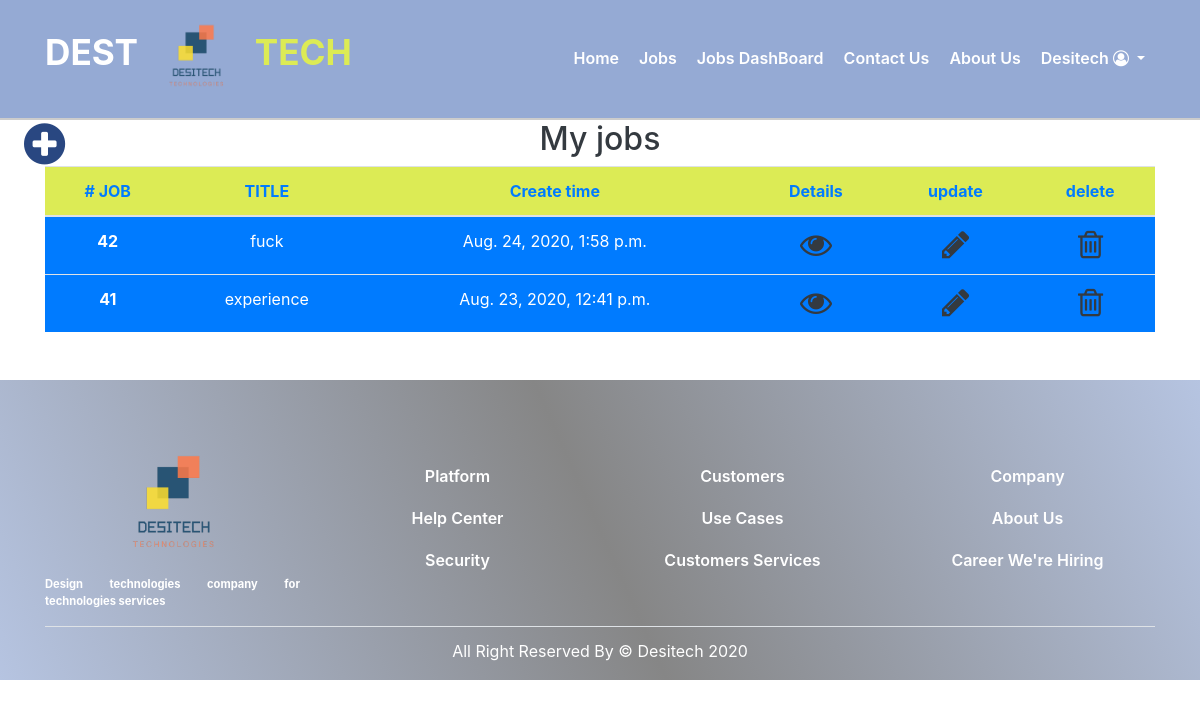
The app's page /jobs/myjobs/ (signed in), older data.
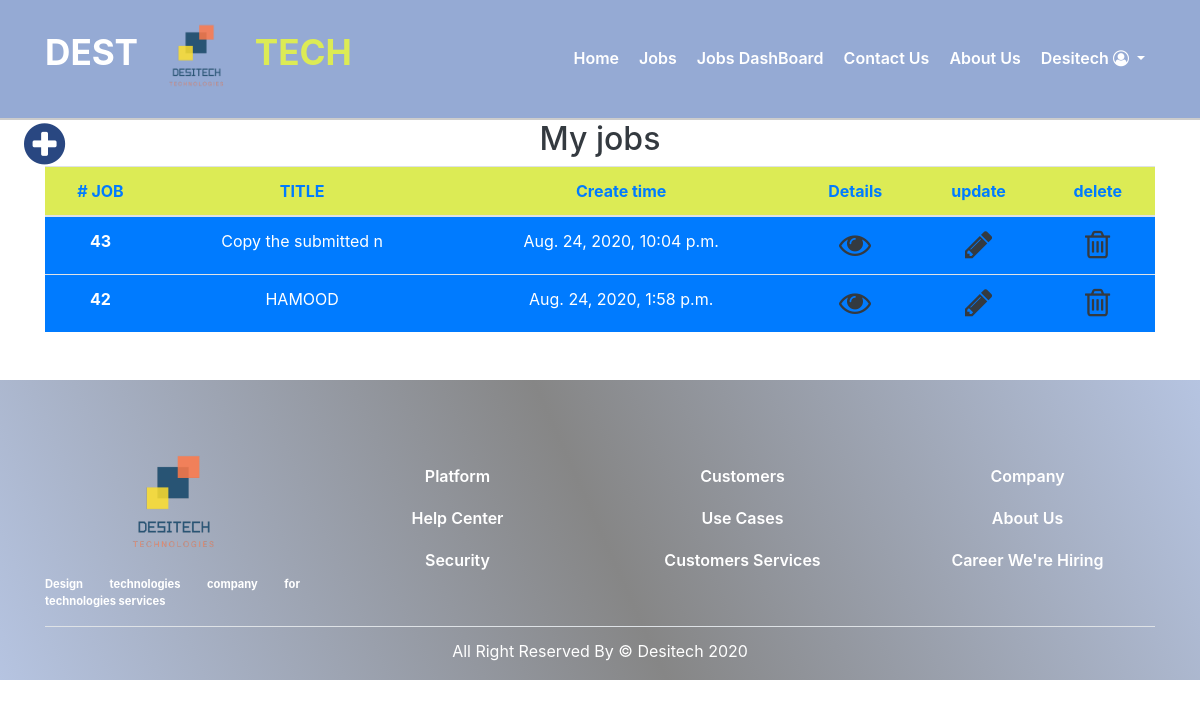
The same page, newer data.
### accounts/models/User.py (models this page shows, shortened)
class User (AbstractBaseUser , PermissionsMixin):
    email = models.EmailField(unique=True , null=False)
    is_staff = models.BooleanField(default=True)
    is_active = models.BooleanField(default=True)
    is_superuser = models.BooleanField(default=False)
    COMPANY = 1
    JOB_SEEKER = 2
    REQUIRED_FIELDS = ['user_type']
    USERNAME_FIELD = 'email'
    _TYPE = ((COMPANY , 'company') , (JOB_SEEKER , 'job_seeker') )
    user_type  = models.PositiveSmallIntegerField (choices=_TYPE  )
    @property
    def is_company (self):
        if self.user_type == 1:
            return True
        return False
    objects = UserManager ()

### accounts/models/CompanyProfile.py (models this page shows)
class Company_profile (models.Model):
    user = models.OneToOneField(settings.AUTH_USER_MODEL, on_delete=models.CASCADE , primary_key=True)
    Name =models.CharField(max_length=50 )
    country = models.ForeignKey(Country, on_delete=models.SET_NULL , null=True)
    city = models.ForeignKey(City, on_delete=models.SET_NULL , null=True)
    street = models.CharField(max_length=128 , null=True)
    building_number = models.IntegerField(null=True)
    zip_code =  models.CharField("ZIP / Postal code", max_length=12, null=True)
    phone_regex = RegexValidator(regex=r'^\+?1?\d{9,15}$',
                    message="Phone number must be entered in the format: '+999999999'. Up to 15 digits allowed.")
    phone_number = models.CharField( validators=[phone_regex] , max_length=17 , null=True)
    mobile_number = models.CharField( validators=[phone_regex] ,max_length=17 , null=True)

### jobs/models.py (models this page shows, shortened)
class Job (models.Model):
    publish_By =models.ForeignKey(User , on_delete=models.CASCADE)
    title = models.CharField(max_length=50)
    abstract = models.TextField()
    skills = models.TextField()
    description = models.TextField()
    country = models.ForeignKey(Country, on_delete=models.SET_NULL, null=True)
    city = models.ForeignKey(City, on_delete=models.SET_NULL, null=True)
    date = models.DateTimeField(auto_now_add=True)
    job_manger = models.Manager()

### jobs/views/MyJobs.py (the view)
# urls.py: path('myjobs/', MyJobs.MyJobs.as_view(),name='my-jobs'),
@method_decorator(login_decorator, name='dispatch')
@method_decorator (is_company_or_admin , name='dispatch' )
@method_decorator (have_profile , name='dispatch' )
class MyJobs(View):
    def get (self , request):
        myjobs = Job.job_manger.filter (publish_By = request.user.id).order_by('-date')
        context =  {'myjobs' : myjobs , 'jobs': myjobs}
        return render ( request , 'jobs_dashboard.html' , context )

### jobs/templates/jobs_dashboard.html (shortened to what this page needs)
{% extends 'shared/_base.html' %}
{% load static %}
{% block content%}
<a href="{% url 'jobs:job-create' %}" class=" fa fa-plus-circle fa-3x  position-fixed ml-lg-4 animate__animated animate__fadeInUp" id="add-job-icon"></a>
<div class="container">
<h2 class='text-center text-dark'>My jobs</h2>
    <table class=" table-hover table  table-striped  text-center">
        <thead >
            <tr class = 'table_head text-primary' id = "">
            <th> # JOB </th>
            <th>TITLE</th>
            <th>Create time</th>
            <th>Details</th>
            <th>update</th>
            <th>delete</th>
            </tr>
        </thead>
        <tbody>
            {% for job in jobs %}
                    <tr class="bg-primary text-white" >
                        <td><strong>{{job.id}}</strong></td>
                        <td>{{job.title}}</td>
                        <td>{{job.date}}</td>
                        <td><a href= {% url 'jobs:job-detail' job.id %}  class="edit-jobs fa fa-eye fa-2x text-dark animate__animated animate__zoomIn"></a></td>
                        <td><a href= {% url 'jobs:job-update' job.id %}  class="edit-jobs fa fa-pencil fa-2x text-dark animate__animated animate__zoomIn"></a></td>
                        <td><a href= {% url 'jobs:job-delete' job.id %}  class="edit-jobs fa fa-trash-o fa-2x text-dark animate__animated animate__zoomIn"></a></td>
                    </tr>
            {% endfor %}
        </tbody>
    </table>
</div>
{% endblock %}

### templates/shared/_base.html (shortened to what this page needs)
<!DOCTYPE html>
{% load static %}
<html lang="en">
{% block head %}
<head>
    <link rel="stylesheet" href="https://maxcdn.bootstrapcdn.com/bootstrap/4.5.0/css/bootstrap.min.css">
    <link rel="stylesheet" href="https://cdnjs.cloudflare.com/ajax/libs/font-awesome/4.7.0/css/font-awesome.min.css">
    <link rel="stylesheet" href="https://cdnjs.cloudflare.com/ajax/libs/intl-tel-input/17.0.3/css/intlTelInput.min.css" />
    <link rel="stylesheet" href="{% static 'css/style.css' %}">
    <link rel="stylesheet" href="https://stackpath.bootstrapcdn.com/bootstrap/4.4.1/css/bootstrap.min.css"/>
    <link rel="stylesheet" href="https://cdnjs.cloudflare.com/ajax/libs/font-awesome/4.7.0/css/font-awesome.css"/>
    <link rel="stylesheet" href="https://cdnjs.cloudflare.com/ajax/libs/intl-tel-input/17.0.3/css/intlTelInput.min.css" />
    <link rel="stylesheet" href="https://cdnjs.cloudflare.com/ajax/libs/animate.css/4.0.0/animate.min.css"/>
  </head>
{% endblock head %}
<body>
<header class= 'header'>
            <div class="container">
                <nav class="navbar navbar-expand-lg navbar-light">
                    <a class="navbar-brand d-flex align-items-center justify-content-center"  href="{% url 'home' %}">
                        <h1 class="text-uppercase">dest
                            <img src= {% static 'img/logo.png' %} alt= 'logo' class="img-fluid animate__animated animate__pulse animate__infinite infinite">
                            <span >tech</span></h1>
                    </a>
                    <div class="collapse navbar-collapse" id="navbarcollapse">
                      <ul class="navbar-nav ml-auto text-capitalize">
                        <li class="nav-item active">
                          <a class="nav-link" href="{% url 'home' %}">home </a>
                        </li>
                        <li class="nav-item">
                           <a class="nav-link" href="{% url 'jobs:all-jobs-list' %}">jobs</a>
                        </li>
                         {% if user.is_company or user.is_superuser %}
                          <li class="nav-item">
                              <a class="nav-link" href="{% url 'jobs:my-jobs' %}">jobs dashBoard</a>
                          </li>
                        {% endif %}
                        <li class="nav-item">
                             <a class="nav-link" href="{% url 'contact-us' %}">contact us</a>
                        </li>
                         <li class="nav-item">
                             <a class="nav-link" href="{% url 'about-us' %}">about us</a>
                        </li>
                        <li class="nav-item dropdown">
                          <a class="nav-link dropdown-toggle" href="#" id="account" role="button" data-toggle="dropdown" aria-haspopup="true" aria-expanded="false">
                             {% if not user.is_authenticated %}
                                account
                            {% elif user.is_company %}
                                {{user.company_profile.Name}}
                            {% elif user.is_job_seeker %}
                                {{user.job_seeker_profile.Name}}
                            {% endif %}
                            <i class="fa fa-user-circle-o" aria-hidden="true"></i>
                          </a>
                        </li>
                      </ul>
                    </div>
                  </nav>
            </div>
    </header>
    {% block content %} {% endblock %}
<footer>
        <div class="footer-top mt-5">
            <div class="container">
                <div class="row align-items-center justify-content-center text-center">
                    <div class=" col-md-3 col-sm-6 one mt-3">
                    <img src="{% static 'img/logo.png' %}" alt="" class="img-fluid" width="150px" height="150px">
                        <p class="lead">Design technologies company for technologies services
                        </p>
                    </div>
                    <div class=" col-md-3 col-sm-6 two mt-3 ">
                        <ul class= 'list-unstyled'>
                            <li class= ''><a href="#">platform</a></li>
                            <li class= '' ><a href="#">help center</a></li>
                            <li class= ''><a href="#">security</a></li>
                        </ul>
                    </div>
                    <div class="col-md-3 col-sm-6 two mt-3">
                        <ul class= 'list-unstyled'>
                            <li class= ''><a href="#">customers</a></li>
                            <li class= '' ><a href="#">use cases</a></li>
                            <li class= ''><a href="#">customers services</a></li>
                        </ul>
                    </div>
                    <div class="col-md-3 col-sm-6 two mt-3">
                        <ul class= 'list-unstyled'>
                            <li class= ''><a href="#">company</a></li>
                            <li class= '' ><a href="#">about us</a></li>
                            <li class= ''><a href="#">career we're hiring</a></li>
                        </ul>
                    </div>
                </div>
                <p class= 'footer-text text-capitalize mb-0 py-3 border-top'>
                    all right reserved by &copy; desitech 2020
                </p>
            </div>
        </div>
    </footer>
</body>
</html>

### static/css/style.css (style rules this page uses)
#add-job-icon { color: #294781; }
.header { background: #4267b2; border-bottom: 2px solid#ccc; }
.table_head { background-color: rgb(220, 235, 85); color: #4267b2; }
* { margin: 0; padding: 0; box-sizing: border-box; }
body { height: 1000px; }
.header { background: #4267b28e; border-bottom: 2px solid#ccc; }
.header .navbar { padding: 0; }
.navbar-brand img { width: 100px; height: 100px; padding: 0; }
.navbar-brand h1 { color: #fff; font-size: 2.2rem; font-weight: bolder; }
.navbar-brand h1 span { color: rgb(220, 235, 85); }
.header .navbar #navbarcollapse .nav-item .nav-link { color: #fff; font-size: 1rem; font-weight: 600; padding: 15px 10px 15px; line-height: 1.2; }
.dropdown-toggle::after { content: none; }
.footer-top { background: linear-gradient(66deg, #4267b263, rgba(0, 0, 0, 0.473), #4267b263); padding: 30px 0 5px; color: #fff; }
.one p { font-size: 0.7rem; text-align: left; text-align: justify; font-weight: bold; }
.two ul li { padding: 5px 0; line-height: 2; }
.two ul li a { color: #fff !important; text-decoration: none; text-transform: capitalize; font-weight: 600; }
.footer-text { text-align: center; color: #fff; line-height: 1; }

Row changes from the older to the newer data that the page shows:
removed Job: id "41", title "experience", date "Aug. 23, 2020, 12:41 p.m."
added Job: id "43", title "Copy the submitted n", date "Aug. 24, 2020, 10:04 p.m."
changed Job id 42: title "fuck" → "HAMOOD"
